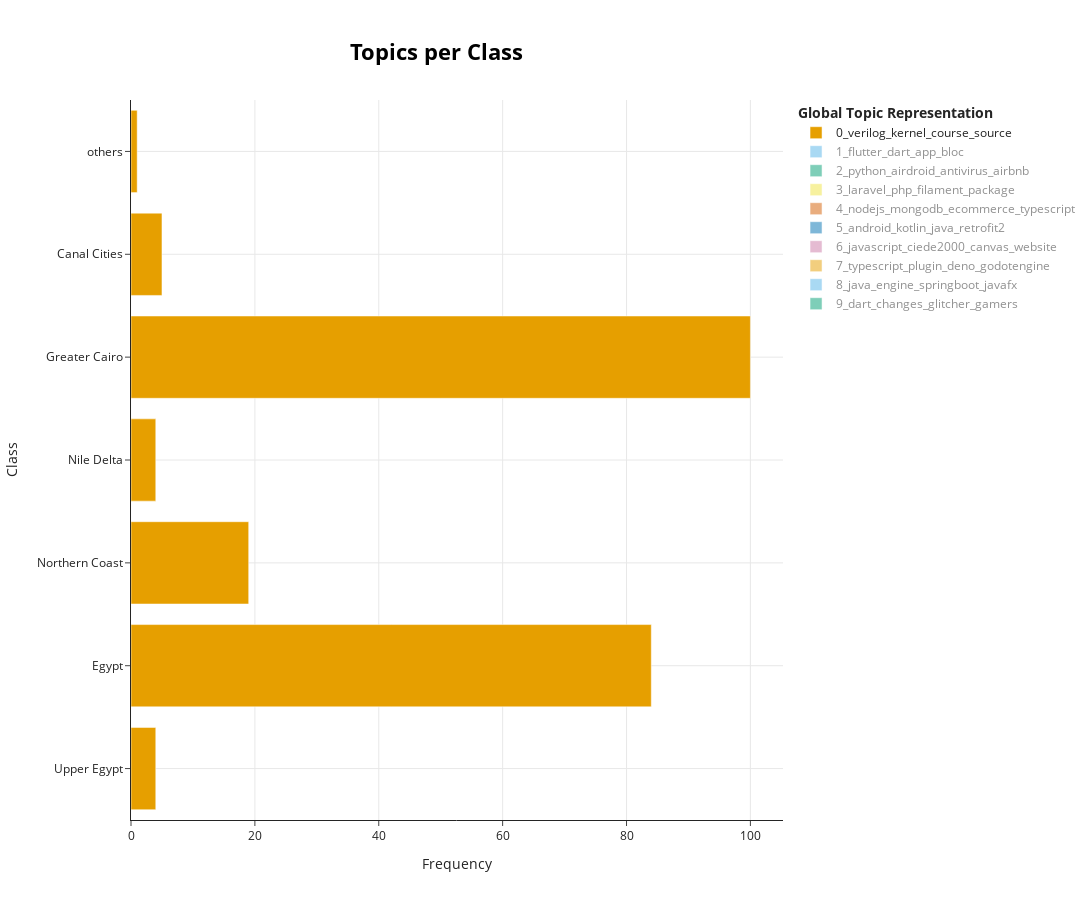

Write notebook code for a chart like this one.
### Markdown cell above
#### Analyzing Cities and Regions Through Topic Modeling with BERTopic

Use the BERTopic model to identify and visualize the distribution of topics within different cities and regions.

### Code cell
region_classes = data["region"].tolist()

topics_per_city = topic_model.topics_per_class(docs, classes=region_classes)

topic_model.visualize_topics_per_class(topics_per_city)

### Figure 1 — Plotly figure (JSON) as saved in the notebook; plotly's stock layout.template omitted (floating-point values rounded to 4 significant figures)
{"data": [{"hoverinfo": "text", "hovertext": ["<b>Topic 0</b><br>Words: onlinelearning, day, assembly, problems, books", "<b>Topic 0</b><br>Words: kernel, source, xiaomi, verilog, code", "<b>Topic 0</b><br>Words: smart, vehicle, water, matlab, modulation", "<b>Topic 0</b><br>Words: cefsharp, browser, createbrowser, chromium, roadmaps", "<b>Topic 0</b><br>Words: verilog, course, vhdl, assembly, implementation", "<b>Topic 0</b><br>Words: competitiveprogramming, sessions, competitive, challenge, programming", "<b>Topic 0</b><br>Words: ami, bios, flash, driver, new"], "marker": {"color": "#E69F00"}, "name": "0_verilog_kernel_course_source", "orientation": "h", "type": "bar", "visible": true, "x": [4, 84, 19, 4, 100, 5, 1], "y": ["Upper Egypt", "Egypt", "Northern Coast", "Nile Delta", "Greater Cairo", "Canal Cities", "others"]}, {"hoverinfo": "text", "hovertext": ["<b>Topic 1</b><br>Words: tiktok, fixtures, today, score, downloader", "<b>Topic 1</b><br>Words: flutter, dart, app, bloc, chart", "<b>Topic 1</b><br>Words: pocketbase, dart, flutter, bloccubit, generation", "<b>Topic 1</b><br>Words: dart, flutter, riverpod, app, dropdown", "<b>Topic 1</b><br>Words: flutter, dart, app, amazon, bloc", "<b>Topic 1</b><br>Words: hotel, pet, dart, find, flutter", "<b>Topic 1</b><br>Words: inline, regex, editing, styles, extended"], "marker": {"color": "#56B4E9"}, "name": "1_flutter_dart_app_bloc", "orientation": "h", "type": "bar", "visible": "legendonly", "x": [2, 38, 3, 8, 30, 4, 1], "y": ["Upper Egypt", "Egypt", "Northern Coast", "Nile Delta", "Greater Cairo", "Canal Cities", "others"]}, {"hoverinfo": "text", "hovertext": ["<b>Topic 2</b><br>Words: python, airdroid, antivirus, prayertimes, prayer", "<b>Topic 2</b><br>Words: 0x00, airbnb, python, console, clone", "<b>Topic 2</b><br>Words: python, chrome, opensource, free, bounding", "<b>Topic 2</b><br>Words: filehandling, thats, python, gui, made"], "marker": {"color": "#009E73"}, "name": "2_python_airdroid_antivirus_airbnb", "orientation": "h", "type": "bar", "visible": "legendonly", "x": [28, 4, 20, 2], "y": ["Egypt", "Northern Coast", "Greater Cairo", "Canal Cities"]}, {"hoverinfo": "text", "hovertext": ["<b>Topic 3</b><br>Words: permission, vuejs, laravel, package, use", "<b>Topic 3</b><br>Words: laravel, php, filament, permissions, package", "<b>Topic 3</b><br>Words: laravel, php, currency, rates, exchange", "<b>Topic 3</b><br>Words: laravel, php, filament, admin, package"], "marker": {"color": "#F0E442"}, "name": "3_laravel_php_filament_package", "orientation": "h", "type": "bar", "visible": "legendonly", "x": [1, 31, 5, 17], "y": ["Upper Egypt", "Egypt", "Northern Coast", "Greater Cairo"]}, {"hoverinfo": "text", "hovertext": ["<b>Topic 4</b><br>Words: nodejs, mongodb, versedb, ecommerce, plants", "<b>Topic 4</b><br>Words: nodejs, ecommerce, mongodb, typescript, javascript", "<b>Topic 4</b><br>Words: algolia, plantsstore, commercejs, sophisticated, commerce", "<b>Topic 4</b><br>Words: mongodb, nodejs, ecommerce, typescript, jakarta"], "marker": {"color": "#D55E00"}, "name": "4_nodejs_mongodb_ecommerce_typescript", "orientation": "h", "type": "bar", "visible": "legendonly", "x": [21, 11, 1, 20], "y": ["Egypt", "Northern Coast", "Nile Delta", "Greater Cairo"]}, {"hoverinfo": "text", "hovertext": ["<b>Topic 5</b><br>Words: android, kotlin, java, food, retrofit2", "<b>Topic 5</b><br>Words: meals, mobile, java, android, user", "<b>Topic 5</b><br>Words: kotlin, recipes, android, esp32, lottie", "<b>Topic 5</b><br>Words: android, kotlin, java, product, user"], "marker": {"color": "#0072B2"}, "name": "5_android_kotlin_java_retrofit2", "orientation": "h", "type": "bar", "visible": "legendonly", "x": [26, 4, 2, 20], "y": ["Egypt", "Northern Coast", "Nile Delta", "Greater Cairo"]}, {"hoverinfo": "text", "hovertext": ["<b>Topic 6</b><br>Words: javascript, ciede2000, canvas, website, cie", "<b>Topic 6</b><br>Words: javascript, ciede2000, bathtub, cie, colordifference", "<b>Topic 6</b><br>Words: javascript, estate, real, animation, engine", "<b>Topic 6</b><br>Words: javascript, photographers, photos, follow, see", "<b>Topic 6</b><br>Words: javascript, canvas, viewerjs, tow, rage"], "marker": {"color": "#CC79A7"}, "name": "6_javascript_ciede2000_canvas_website", "orientation": "h", "type": "bar", "visible": "legendonly", "x": [1, 28, 4, 2, 17], "y": ["Upper Egypt", "Egypt", "Northern Coast", "Nile Delta", "Greater Cairo"]}, {"hoverinfo": "text", "hovertext": ["<b>Topic 7</b><br>Words: typescript, plugin, deno, intersection, cron", "<b>Topic 7</b><br>Words: typescript, plugin, ollama, showcase, nativescript", "<b>Topic 7</b><br>Words: typescript, intersection, trigger, intersectionobserver, deno", "<b>Topic 7</b><br>Words: typescript, tomasulo, cron, cronjob, microprocessors"], "marker": {"color": "#E69F00"}, "name": "7_typescript_plugin_deno_godotengine", "orientation": "h", "type": "bar", "visible": "legendonly", "x": [1, 27, 4, 19], "y": ["Upper Egypt", "Egypt", "Northern Coast", "Greater Cairo"]}, {"hoverinfo": "text", "hovertext": ["<b>Topic 8</b><br>Words: java, spring, springboot, javafx, oop", "<b>Topic 8</b><br>Words: java, javafx, sql, database, hibernate", "<b>Topic 8</b><br>Words: java, engine, search, springboot, indexing"], "marker": {"color": "#56B4E9"}, "name": "8_java_engine_springboot_javafx", "orientation": "h", "type": "bar", "visible": "legendonly", "x": [13, 8, 25], "y": ["Egypt", "Northern Coast", "Greater Cairo"]}, {"hoverinfo": "text", "hovertext": ["<b>Topic 9</b><br>Words: dart, inspector, cross, range, picker", "<b>Topic 9</b><br>Words: dart, terminal, gamers, inspector, glitcher", "<b>Topic 9</b><br>Words: dart, glitcher, gamers, social, app", "<b>Topic 9</b><br>Words: dart, terminal, changes, donation, blood"], "marker": {"color": "#009E73"}, "name": "9_dart_changes_glitcher_gamers", "orientation": "h", "type": "bar", "visible": "legendonly", "x": [22, 2, 11, 11], "y": ["Egypt", "Northern Coast", "Nile Delta", "Greater Cairo"]}], "layout": {"height": 900, "hoverlabel": {"bgcolor": "white", "font": {"family": "Rockwell", "size": 16}}, "legend": {"title": {"text": "<b>Global Topic Representation"}}, "title": {"font": {"color": "Black", "size": 22}, "text": "<b>Topics per Class</b>", "x": 0.4, "xanchor": "center", "y": 0.95, "yanchor": "top"}, "width": 1250, "xaxis": {"showgrid": true, "title": {"text": "Frequency"}}, "yaxis": {"showgrid": true, "title": {"text": "Class"}}}}
